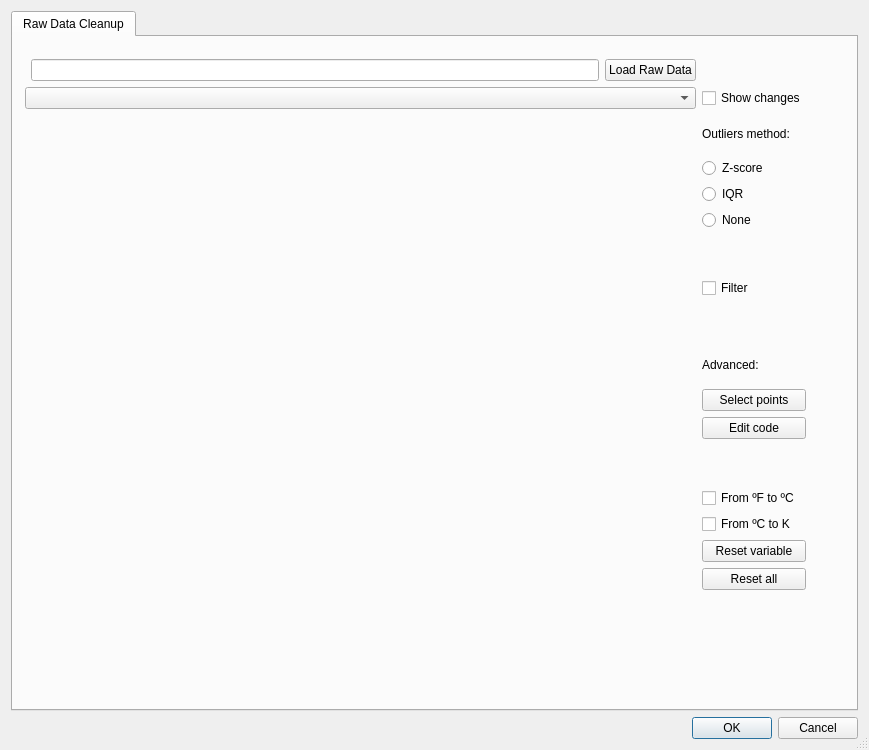
<?xml version="1.0" encoding="UTF-8"?>
<ui version="4.0">
 <class>TemperatureViewer</class>
 <widget class="QDialog" name="TemperatureViewer">
  <property name="geometry">
   <rect>
    <x>0</x>
    <y>0</y>
    <width>869</width>
    <height>750</height>
   </rect>
  </property>
  <property name="windowTitle">
   <string>Clean up previsualization</string>
  </property>
  <property name="sizeGripEnabled">
   <bool>true</bool>
  </property>
  <layout class="QVBoxLayout" name="verticalLayout_5">
   <item>
    <widget class="QTabWidget" name="tabWidget">
     <property name="currentIndex">
      <number>0</number>
     </property>
     <widget class="QWidget" name="cleanDataTab">
      <property name="maximumSize">
       <size>
        <width>797</width>
        <height>559</height>
       </size>
      </property>
      <attribute name="title">
       <string>Raw Data Cleanup</string>
      </attribute>
      <widget class="QWidget" name="layoutWidget">
       <property name="geometry">
        <rect>
         <x>12</x>
         <y>22</y>
         <width>781</width>
         <height>531</height>
        </rect>
       </property>
       <layout class="QGridLayout" name="gridLayout_2">
        <item row="6" column="3">
         <widget class="QRadioButton" name="radioButtonNone">
          <property name="text">
           <string>None</string>
          </property>
          <attribute name="buttonGroup">
           <string notr="true">buttonGroupMethod</string>
          </attribute>
         </widget>
        </item>
        <item row="8" column="3">
         <widget class="QCheckBox" name="checkBoxFilter">
          <property name="text">
           <string>Filter</string>
          </property>
         </widget>
        </item>
        <item row="1" column="3">
         <widget class="QCheckBox" name="checkBoxChanges">
          <property name="text">
           <string>Show changes</string>
          </property>
         </widget>
        </item>
        <item row="3" column="0" colspan="2">
         <layout class="QVBoxLayout" name="widgetToolBar"/>
        </item>
        <item row="3" column="3">
         <widget class="QLabel" name="labelMethod">
          <property name="text">
           <string>Outliers method:</string>
          </property>
         </widget>
        </item>
        <item row="16" column="3">
         <widget class="QPushButton" name="pushButtonResetVar">
          <property name="text">
           <string>Reset variable</string>
          </property>
         </widget>
        </item>
        <item row="0" column="1">
         <widget class="QLineEdit" name="lineEditShowPoint">
          <property name="text">
           <string/>
          </property>
         </widget>
        </item>
        <item row="1" column="0" colspan="3">
         <widget class="QComboBox" name="comboBoxRawVar"/>
        </item>
        <item row="17" column="3">
         <widget class="QPushButton" name="pushButtonResetAll">
          <property name="text">
           <string>Reset all</string>
          </property>
         </widget>
        </item>
        <item row="11" column="3">
         <widget class="QPushButton" name="pushButtonSelectPoints">
          <property name="text">
           <string>Select points</string>
          </property>
         </widget>
        </item>
        <item row="12" column="3">
         <widget class="QPushButton" name="pushButtonEditCode">
          <property name="text">
           <string>Edit code</string>
          </property>
         </widget>
        </item>
        <item row="4" column="3">
         <widget class="QRadioButton" name="radioButtonZScore">
          <property name="text">
           <string>Z-score</string>
          </property>
          <attribute name="buttonGroup">
           <string notr="true">buttonGroupMethod</string>
          </attribute>
         </widget>
        </item>
        <item row="5" column="3">
         <widget class="QRadioButton" name="radioButtonIQR">
          <property name="text">
           <string>IQR</string>
          </property>
          <attribute name="buttonGroup">
           <string notr="true">buttonGroupMethod</string>
          </attribute>
         </widget>
        </item>
        <item row="0" column="2">
         <widget class="QPushButton" name="pushButtonLoadRawData">
          <property name="text">
           <string>Load Raw Data</string>
          </property>
         </widget>
        </item>
        <item row="10" column="3">
         <widget class="QLabel" name="labelAdvanced">
          <property name="text">
           <string>Advanced:</string>
          </property>
         </widget>
        </item>
        <item row="4" column="0" rowspan="14" colspan="3">
         <layout class="QVBoxLayout" name="widgetRawData"/>
        </item>
        <item row="15" column="3">
         <widget class="QCheckBox" name="checkBoxCK">
          <property name="text">
           <string>From ºC to K</string>
          </property>
         </widget>
        </item>
        <item row="14" column="3">
         <widget class="QCheckBox" name="checkBoxFC">
          <property name="text">
           <string>From ºF to ºC</string>
          </property>
         </widget>
        </item>
       </layout>
      </widget>
     </widget>
    </widget>
   </item>
   <item>
    <widget class="QDialogButtonBox" name="buttonBox">
     <property name="orientation">
      <enum>Qt::Horizontal</enum>
     </property>
     <property name="standardButtons">
      <set>QDialogButtonBox::Cancel|QDialogButtonBox::Ok</set>
     </property>
    </widget>
   </item>
  </layout>
 </widget>
 <resources/>
 <connections>
  <connection>
   <sender>buttonBox</sender>
   <signal>accepted()</signal>
   <receiver>TemperatureViewer</receiver>
   <slot>accept()</slot>
   <hints>
    <hint type="sourcelabel">
     <x>248</x>
     <y>254</y>
    </hint>
    <hint type="destinationlabel">
     <x>157</x>
     <y>274</y>
    </hint>
   </hints>
  </connection>
  <connection>
   <sender>buttonBox</sender>
   <signal>rejected()</signal>
   <receiver>TemperatureViewer</receiver>
   <slot>reject()</slot>
   <hints>
    <hint type="sourcelabel">
     <x>316</x>
     <y>260</y>
    </hint>
    <hint type="destinationlabel">
     <x>286</x>
     <y>274</y>
    </hint>
   </hints>
  </connection>
 </connections>
 <buttongroups>
  <buttongroup name="buttonGroupMethod"/>
 </buttongroups>
</ui>
